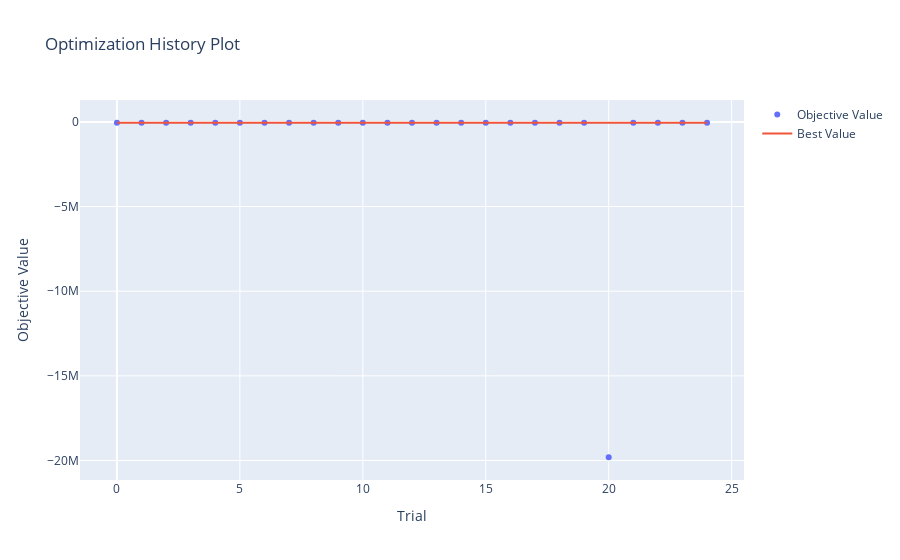

The code cell stored with this chart in its notebook:
### Markdown cell above
**Plot Optimization History**

This plot shows the best trial value at each step of the optimization process.

### Code cell
from optuna.visualization import plot_optimization_history

fig = plot_optimization_history(study)
fig.show()

### Figure 1 — Plotly figure (JSON) as saved in the notebook; plotly's stock layout.template omitted (floating-point values rounded to 4 significant figures)
{"data": [{"mode": "markers", "name": "Objective Value", "type": "scatter", "x": [0, 1, 2, 3, 4, 5, 6, 7, 8, 9, 10, 11, 12, 13, 14, 15, 16, 17, 18, 19, 20, 21, 22, 23, 24], "y": [-56010.0, -57630.0, -57040.0, -55170.0, -57190.0, -54700.0, -55590.0, -56960.0, -57630.0, -56980.0, -55140.0, -56060.0, -56950.0, -55980.0, -57880.0, -56540.0, -56270.0, -50680.0, -56060.0, -55500.0, -19810000.0, -56820.0, -56490.0, -57590.0, -55050.0]}, {"mode": "lines", "name": "Best Value", "type": "scatter", "x": [0, 1, 2, 3, 4, 5, 6, 7, 8, 9, 10, 11, 12, 13, 14, 15, 16, 17, 18, 19, 20, 21, 22, 23, 24], "y": [-56010.0, -56010.0, -56010.0, -55170.0, -55170.0, -54700.0, -54700.0, -54700.0, -54700.0, -54700.0, -54700.0, -54700.0, -54700.0, -54700.0, -54700.0, -54700.0, -54700.0, -50680.0, -50680.0, -50680.0, -50680.0, -50680.0, -50680.0, -50680.0, -50680.0]}, {"marker": {"color": "#cccccc"}, "mode": "markers", "name": "Infeasible Trial", "showlegend": false, "type": "scatter", "x": [], "y": []}], "layout": {"title": {"text": "Optimization History Plot"}, "xaxis": {"title": {"text": "Trial"}}, "yaxis": {"title": {"text": "Objective Value"}}}}
